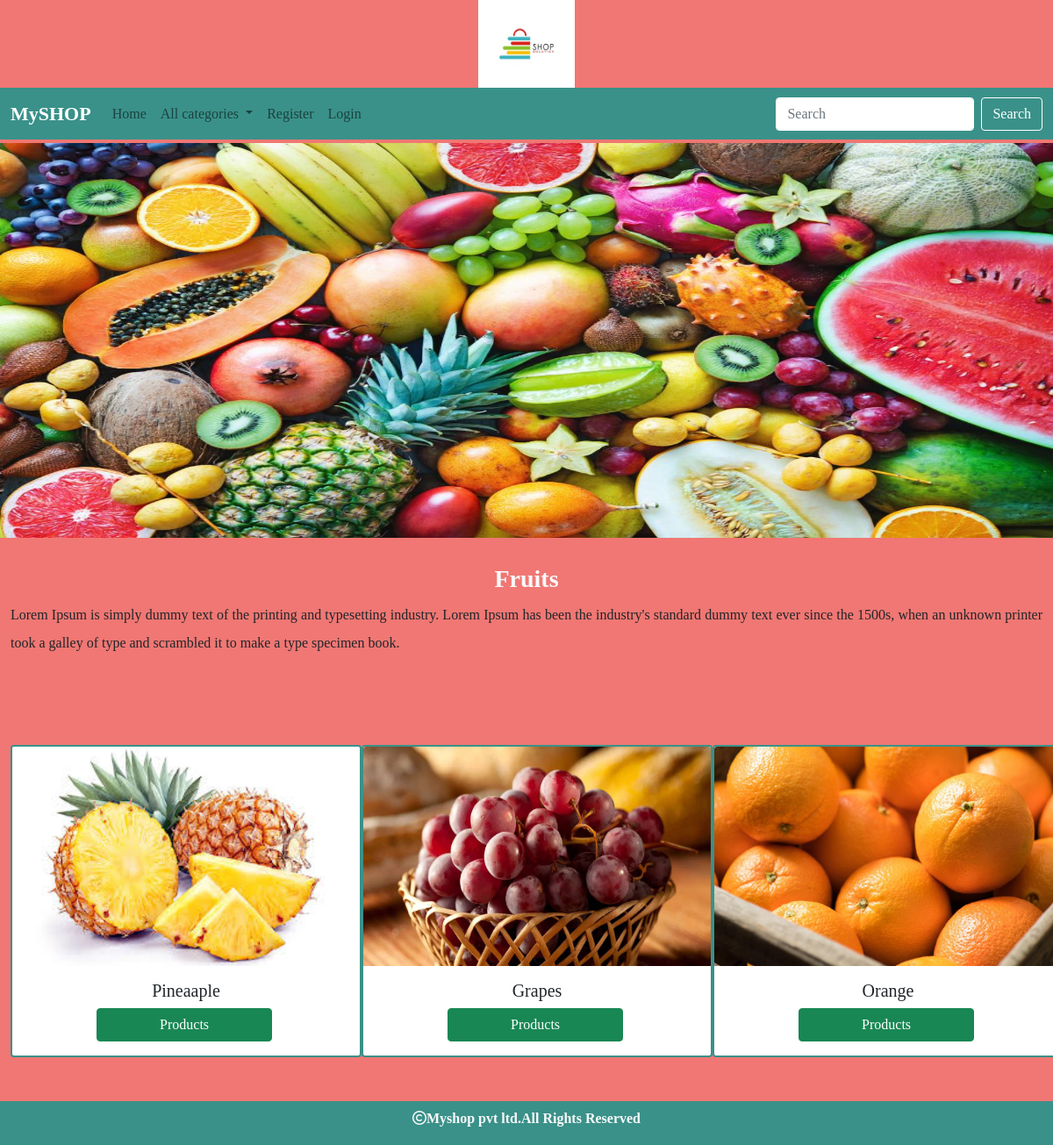
The app's page /products/2 with its own data.
### shop/models.py (models this page shows, shortened)
class Category(models.Model):
    name=models.CharField(max_length=30)
    desc=models.TextField()
    image=models.ImageField(upload_to='categories',null=True,blank=True)

class Product(models.Model):
    name = models.CharField(max_length=30)
    desc = models.TextField()
    image = models.ImageField(upload_to='products', null=True, blank=True)
    price= models.DecimalField(max_digits=10,decimal_places=2)
    stock=models.IntegerField()
    available=models.BooleanField(default=True)
    created=models.DateTimeField(auto_now_add=True) #one time
    updated=models.DateTimeField(auto_now=True) #every time we update records
    category=models.ForeignKey(Category,on_delete=models.CASCADE)

### shop/views.py (the view)
# urls.py: path('products/<int:p>',views.allproducts,name="products"),
def allproducts(request,p):
    c=Category.objects.get(id=p) #retrieves a particular category
    p=Product.objects.filter(category=c) #retrieves products under a particular category
    return render(request,'product.html',{'c':c,'p':p})

### cart/context_processors.py (called while the page is built, shortened)
def total(request):
    count=0
    return {'count':count}

### shop/context_processors.py (called while the page is built)
def links(request):
    c=Category.objects.all()
    return {'links':c}

### templates/product.html
{% extends 'base.html' %}
{% load static %}
{% block content %}
<div class="mt-1" style="margin-bottom:30px">
    <img src="{{c.image.url}}" height="450px" width="100%">
</div>
<div class="container-fluid"style="margin-bottom:100px">
    <h3 class="text-center text-light fw-bold">{{c.name}}</h3>
    <p style="text-align:justify;line-height:2">{{c.desc}}</p>
</div>
<div class="container-fluid"style="margin-bottom:100px">
            <div class="row">
                {% for i in p %}
                   <div class="col-sm-4">
                          <div class="card rounded" style="width: 25rem;border-width:2px;border-color:#3a9189;">
                             <img src="{{i.image.url}}" width="100%" height="250px" class="card-img-top" alt="...">
                               <div class="card-body">
                                  <h5 class="card-title text-center">{{i.name}}</h5>
                                  <a href="{% url 'shop:detail' i.id %}" style="position:relative;left:22%;width:200px;" class="btn btn-success">Products</a>
                               </div>
                          </div>
                   </div>
                {% endfor %}
            </div>
</div>
{% endblock %}

### static/css/style.css (style rules this page uses)
body { background-color:#f07773; font-family: "Zilla Slab", serif; font-optical-sizing: auto; font-weight: 300; font-style: normal; font-variation-settings: "wdth" 100; }

### records on screen
Category: image (picture), name "Fruits", desc "Lorem Ipsum is simply dummy text of the printing and typesetting industry. Lorem Ipsum has been the industry's standard dummy text ever since the 1500s, when an unknown printer took a galley of type and scrambled it to make a type specimen book."
Product: image (picture), name "Pineaaple"
Product: image (picture), name "Grapes"
Product: image (picture), name "Orange"
